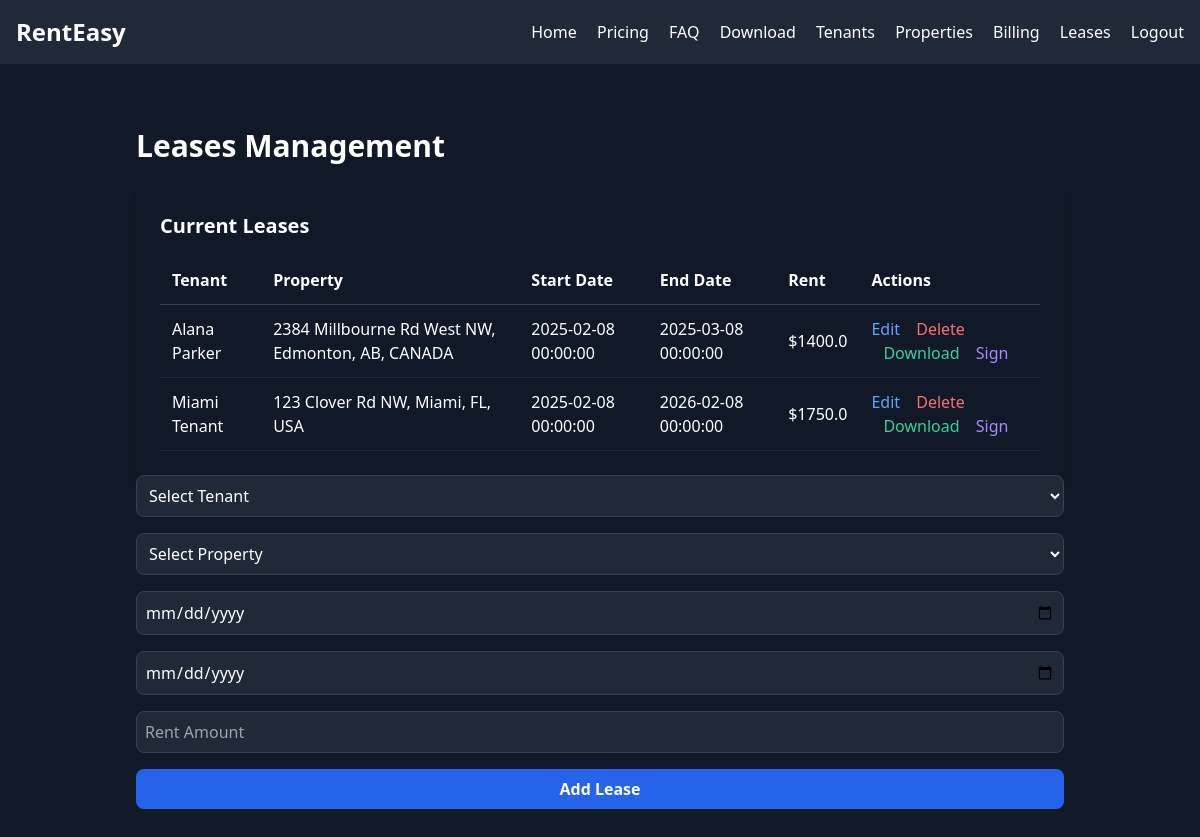
Screenshot of /leases (signed in) with the database file from the repository.
### app/models.py (models this page shows, shortened)
class LeaseAgreement(db.Model):
    id = db.Column(db.Integer, primary_key=True)
    property_id = db.Column(db.Integer, db.ForeignKey('property.id'), nullable=False)
    tenant_id = db.Column(db.Integer, db.ForeignKey('tenant.id'), nullable=False)
    landlord_id = db.Column(db.Integer, db.ForeignKey('user.id'), nullable=False)
    document_url = db.Column(db.String(500))
    signed_status = db.Column(db.Boolean, default=False)
    lease_start = db.Column(db.DateTime, nullable=False)
    lease_end = db.Column(db.DateTime, nullable=False)
    tenant_name = db.Column(db.String(250))
    property_name = db.Column(db.String(250))
    rent = db.Column(db.Float)
    tenant_signature_path = db.Column(db.String(500))
    landlord_signature_path = db.Column(db.String(500))
    created_at = db.Column(db.DateTime, default=datetime.utcnow)

### app/routes.py (the view, shortened to what this page needs)
@main.route('/leases', methods=['GET', 'POST'])
def leases():
    user = User.query.get(session['user_id'])
    if user.role != 'Landlord':
        flash("Access denied.", "danger")
        return redirect(url_for('main.home'))
    tenants = User.query.filter_by(role='Tenant', landlord_id=user.id).all()
    properties = Property.query.filter_by(landlord_id=user.id).all()
    leases = LeaseAgreement.query.filter_by(landlord_id=user.id).all()
    return render_template('leases.html', tenants=tenants, properties=properties, leases=leases)

### app/templates/leases.html (shortened to what this page needs)
{% extends 'base.html' %}
{% block content %}
<div class="container mx-auto p-6 text-white">
    <h1 class="text-3xl font-bold mb-6">Leases Management</h1>
    <div class="bg-gray-900 p-6 rounded-lg shadow-lg">
        <h2 class="text-xl font-semibold mb-4">Current Leases</h2>
        <table class="w-full text-left border-collapse">
            <thead>
                <tr class="border-b border-gray-700">
                    <th class="p-3">Tenant</th>
                    <th class="p-3">Property</th>
                    <th class="p-3">Start Date</th>
                    <th class="p-3">End Date</th>
                    <th class="p-3">Rent</th>
                    <th class="p-3">Actions</th>
                </tr>
            </thead>
            <tbody>
                {% for lease in leases %}
                <tr class="border-b border-gray-800 hover:bg-gray-800">
                    <td class="p-3 text-white-300">{{ lease.tenant_name }}</td>
                    <td class="p-3 text-white-300">{{ lease.property_name }}</td>
                    <td class="p-3 text-white-300">{{ lease.lease_start }}</td>
                    <td class="p-3 text-white-300">{{ lease.lease_end }}</td>
                    <td class="p-3 text-white-300">${{ lease.rent }}</td>
                    <td class="p-3 text-white-300">
                        <button onclick="openEditModal('{{ lease.id }}', '{{ lease.tenant_id }}', '{{ lease.property_id }}', '{{ lease.lease_start }}', '{{ lease.lease_end }}', '{{ lease.rent }}')"
                            class="text-blue-400 hover:underline">
                            Edit
                        </button>
                        <form action="{{ url_for('main.delete_lease', lease_id=lease.id) }}" method="POST" style="display:inline;">
                            <button type="submit" class="text-red-400 hover:underline ml-3 bg-transparent border-none cursor-pointer">Delete</button>
                        </form>
                        <a href="{{ url_for('main.download_lease', lease_id=lease.id) }}" class="text-green-400 hover:underline ml-3">Download</a>
                        <a class="text-purple-400 hover:underline ml-3" href="{{ url_for('main.sign_lease', lease_id=lease.id) }}">Sign</a>
                    </td>
                </tr>
                {% endfor %}
            </tbody>
        </table>
    </div>
    <form action="{{ url_for('main.leases') }}" method="POST" class="space-y-4">
        <select name="tenant_id" required class="w-full p-2 bg-gray-800 border border-gray-700 rounded-lg text-white">
            <option value="">Select Tenant</option>
        </select>
        <select name="property_id" required class="w-full p-2 bg-gray-800 border border-gray-700 rounded-lg text-white">
            <option value="">Select Property</option>
        </select>
        <input type="date" name="start_date" required class="w-full p-2 bg-gray-800 border border-gray-700 rounded-lg text-white">
        <input type="date" name="end_date" required class="w-full p-2 bg-gray-800 border border-gray-700 rounded-lg text-white">
        <input type="number" name="rent" placeholder="Rent Amount" required class="w-full p-2 bg-gray-800 border border-gray-700 rounded-lg text-white">
        <button type="submit" class="w-full bg-blue-600 hover:bg-blue-700 text-white font-bold py-2 px-4 rounded-lg">Add Lease</button>
    </form>
</div>
{% endblock %}

### rows the page displays
LeaseAgreement: tenant_name "Alana Parker", property_name "2384 Millbourne Rd West NW, Edmonton, AB, CANADA", lease_start "2025-02-08 00:00:00", lease_end "2025-03-08 00:00:00", rent "1400.0"
LeaseAgreement: tenant_name "Miami Tenant", property_name "123 Clover Rd NW, Miami, FL, USA", lease_start "2025-02-08 00:00:00", lease_end "2026-02-08 00:00:00", rent "1750.0"
